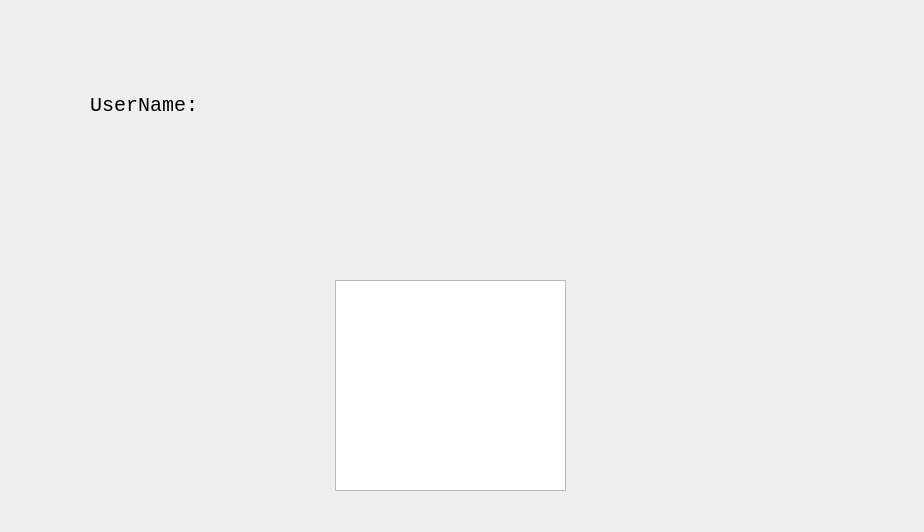
<?xml version="1.0" encoding="UTF-8"?>
<ui version="4.0">
 <class>ViewInfo</class>
 <widget class="QWidget" name="ViewInfo">
  <property name="geometry">
   <rect>
    <x>0</x>
    <y>0</y>
    <width>924</width>
    <height>532</height>
   </rect>
  </property>
  <property name="windowTitle">
   <string>Form</string>
  </property>
  <widget class="QLabel" name="Uname">
   <property name="geometry">
    <rect>
     <x>90</x>
     <y>70</y>
     <width>291</width>
     <height>71</height>
    </rect>
   </property>
   <property name="font">
    <font>
     <family>Lucida Console</family>
     <pointsize>15</pointsize>
    </font>
   </property>
   <property name="text">
    <string>UserName:</string>
   </property>
  </widget>
  <widget class="QLabel" name="WinAndLose">
   <property name="geometry">
    <rect>
     <x>80</x>
     <y>210</y>
     <width>181</width>
     <height>181</height>
    </rect>
   </property>
   <property name="font">
    <font>
     <family>Lucida Console</family>
     <pointsize>14</pointsize>
    </font>
   </property>
   <property name="text">
    <string/>
   </property>
  </widget>
  <widget class="QLabel" name="JZ_1">
   <property name="geometry">
    <rect>
     <x>450</x>
     <y>70</y>
     <width>101</width>
     <height>111</height>
    </rect>
   </property>
   <property name="text">
    <string/>
   </property>
  </widget>
  <widget class="QLabel" name="JZ_2">
   <property name="geometry">
    <rect>
     <x>620</x>
     <y>70</y>
     <width>101</width>
     <height>111</height>
    </rect>
   </property>
   <property name="text">
    <string/>
   </property>
  </widget>
  <widget class="QLabel" name="Pic">
   <property name="geometry">
    <rect>
     <x>620</x>
     <y>280</y>
     <width>201</width>
     <height>201</height>
    </rect>
   </property>
   <property name="text">
    <string/>
   </property>
  </widget>
  <widget class="QListWidget" name="PList">
   <property name="geometry">
    <rect>
     <x>335</x>
     <y>280</y>
     <width>231</width>
     <height>211</height>
    </rect>
   </property>
  </widget>
 </widget>
 <resources/>
 <connections/>
</ui>
